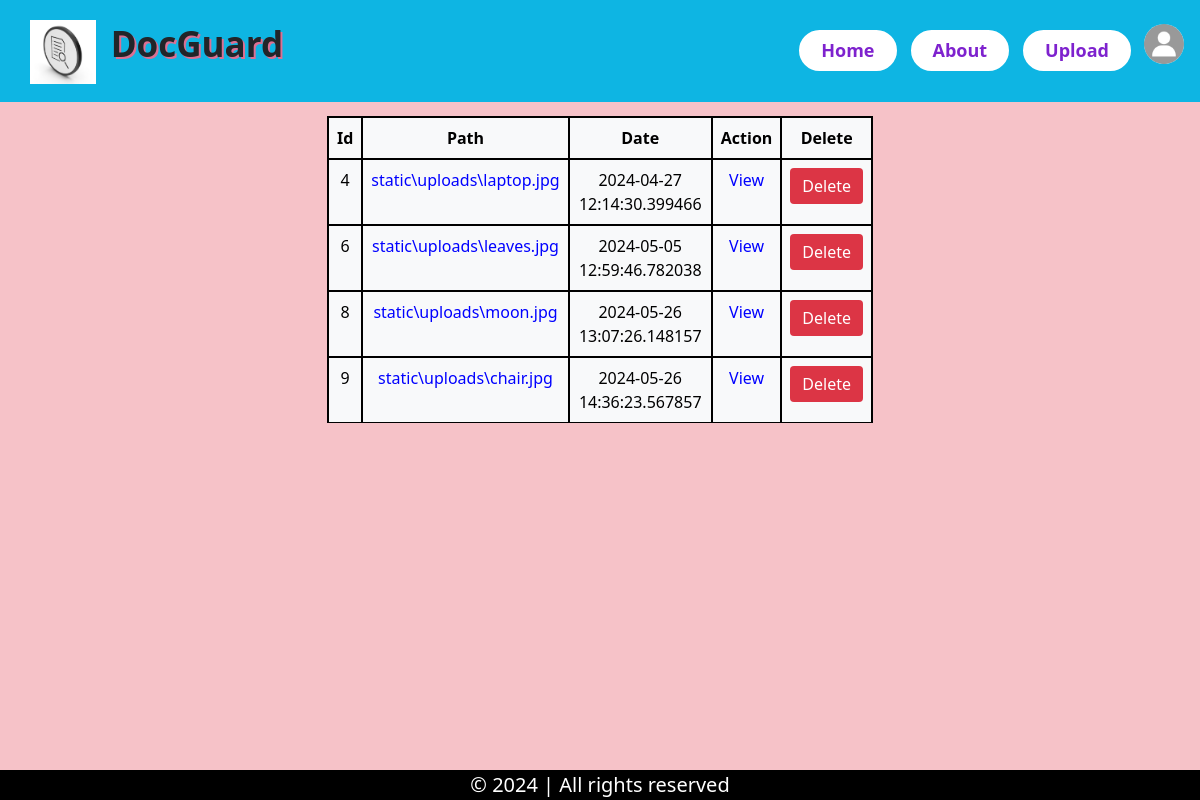
The app's page /file/list (signed in) with its own data.
### database.py (models this page shows, shortened)
class File(Base):
    __tablename__ = 'files'
    id = Column(Integer, primary_key = True)
    path = Column(String(255),nullable = False)
    user_id = Column(Integer, ForeignKey('users.id'))  # The user id will let us know that the uploaded file belongs to whom (user)
    created_at = Column(DateTime, default = datetime.now)

### app.py (the view)
@app.route('/file/list', methods= ['GET','POST'])
def file_list():
    db = open_db()
    files = db.query(File).all()
    return render_template('display_list.html', files = files)

### database.py (called while the page is built)
def open_db():
    engine =  create_engine('sqlite:///project.db', echo = True)   # echo means to display output
    session = sessionmaker(bind = engine)
    return session()

### templates/display_list.html (shortened to what this page needs)
{% extends 'layout/base.html' %}
{% block content %}
<!DOCTYPE html>
<html lang="en">
  <head>
  </head>
  <body>
    <div class="container">
        <div class="row">
            <div class="col-6 mx-auto">
                <div class="table-responsive">
                    <table class="table table-light">
                          <thead>
                            <tr>
                              <th scope="col">Id</th>
                              <th scope="col">Path</th>
                              <th scope="col">Date</th>
                              <th scope="col">Action</th>
                              <th scope="col">Delete</th>
                            </tr>
                          </thead>
                        <tbody>
                            {% for file in files %}
                            <tr>
                                <td>{{ file.id }}</td>
                                <td><a class="purple" href="/file/{{file.id}}/view">{{file.path}}</a></td>
                                <td>{{ file.created_at }}</td>
                                <td><a class="purple" href="/file/{{file.id}}/view">View</a></td>
                                <td><a class="purple" href="/delete/{{file.id}}"><button class="red">Delete</button></a></td>
                            </tr>
                            {% endfor %}
                        </tbody>
                    </table>
                </div>
            </div>
        </div>
    </div>
  </body>
</html>
{% endblock %}

### templates/display_list.html (style rules this page uses)
body { background-color: #f6c2c8; }
.container { width: 100%; margin-top: 10px; }
table { width: 100%; border: 0px solid black; }
th, td { border: 2px solid black; padding: 10px; text-align: center; }
.purple { color: blue; text-decoration: none; }
.red { padding: 6px 12px; background-color: #dc3545; color: white; border-radius: 4px; border: none; cursor: pointer; }
body { min-height: 100vh; min-height: 100dvh; display: grid; grid-template-rows: auto 1fr auto; }

### records on screen
File: id "4", path "static\\uploads\\laptop.jpg", created_at "2024-04-27 12:14:30.399466"
File: id "6", path "static\\uploads\\leaves.jpg", created_at "2024-05-05 12:59:46.782038"
File: id "8", path "static\\uploads\\moon.jpg", created_at "2024-05-26 13:07:26.148157"
File: id "9", path "static\\uploads\\chair.jpg", created_at "2024-05-26 14:36:23.567857"
